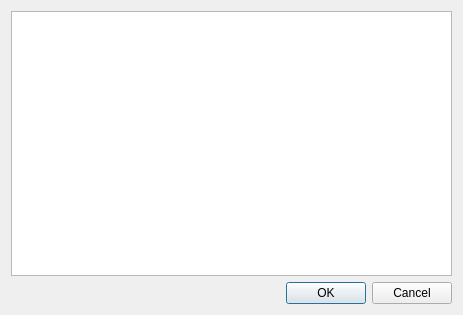
<?xml version="1.0" encoding="UTF-8"?>
<ui version="4.0">
 <class>ListOfEnvironmentVarsToTrack</class>
 <widget class="QDialog" name="ListOfEnvironmentVarsToTrack">
  <property name="geometry">
   <rect>
    <x>0</x>
    <y>0</y>
    <width>463</width>
    <height>315</height>
   </rect>
  </property>
  <property name="windowTitle">
   <string>Dialog</string>
  </property>
  <layout class="QVBoxLayout" name="verticalLayout">
   <item>
    <widget class="QTableWidget" name="m_listEnvVarsToTrackTableWidget">
     <property name="selectionMode">
      <enum>QAbstractItemView::NoSelection</enum>
     </property>
     <property name="selectionBehavior">
      <enum>QAbstractItemView::SelectRows</enum>
     </property>
     <property name="gridStyle">
      <enum>Qt::DashLine</enum>
     </property>
     <property name="cornerButtonEnabled">
      <bool>false</bool>
     </property>
     <property name="columnCount">
      <number>2</number>
     </property>
     <attribute name="horizontalHeaderVisible">
      <bool>false</bool>
     </attribute>
     <attribute name="horizontalHeaderDefaultSectionSize">
      <number>150</number>
     </attribute>
     <attribute name="verticalHeaderVisible">
      <bool>false</bool>
     </attribute>
     <attribute name="verticalHeaderHighlightSections">
      <bool>true</bool>
     </attribute>
     <column/>
     <column/>
    </widget>
   </item>
   <item>
    <widget class="QDialogButtonBox" name="buttonBox">
     <property name="orientation">
      <enum>Qt::Horizontal</enum>
     </property>
     <property name="standardButtons">
      <set>QDialogButtonBox::Cancel|QDialogButtonBox::Ok</set>
     </property>
    </widget>
   </item>
  </layout>
 </widget>
 <resources/>
 <connections>
  <connection>
   <sender>buttonBox</sender>
   <signal>accepted()</signal>
   <receiver>ListOfEnvironmentVarsToTrack</receiver>
   <slot>accept()</slot>
   <hints>
    <hint type="sourcelabel">
     <x>248</x>
     <y>254</y>
    </hint>
    <hint type="destinationlabel">
     <x>157</x>
     <y>274</y>
    </hint>
   </hints>
  </connection>
  <connection>
   <sender>buttonBox</sender>
   <signal>rejected()</signal>
   <receiver>ListOfEnvironmentVarsToTrack</receiver>
   <slot>reject()</slot>
   <hints>
    <hint type="sourcelabel">
     <x>316</x>
     <y>260</y>
    </hint>
    <hint type="destinationlabel">
     <x>286</x>
     <y>274</y>
    </hint>
   </hints>
  </connection>
 </connections>
</ui>
